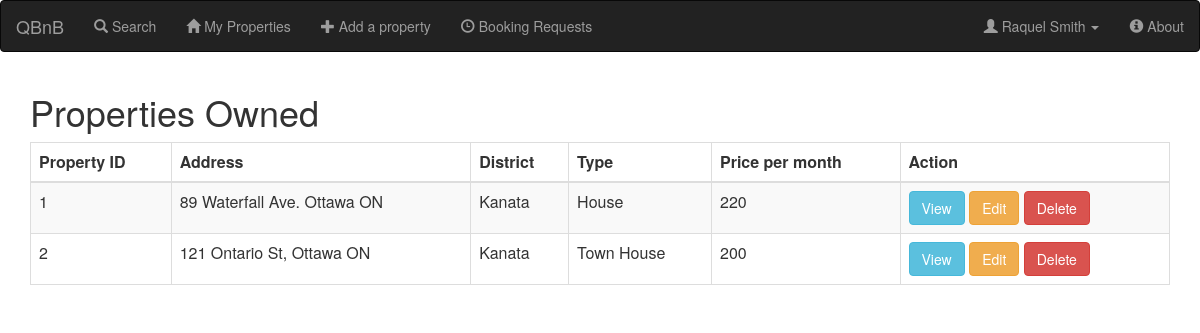
The page /user_properties.php (signed in) on the database its author committed.
### tables this page shows
CREATE TABLE IF NOT EXISTS `users` (
  `user_id` int(11) NOT NULL AUTO_INCREMENT,
  `FName` varchar(10) NOT NULL,
  `LName` varchar(10) NOT NULL,
  `gender` char(1) NOT NULL COMMENT 'F or M',
  `email` varchar(32) NOT NULL,
  `password` varchar(32) NOT NULL,
  `phone_no` char(10) NOT NULL,
  `grad_year` year(4) NOT NULL,
  `faculty_id` int(10) NOT NULL,
  `is_admin` tinyint(1) NOT NULL DEFAULT '0',
  `degree_type` varchar(5) NOT NULL,
  PRIMARY KEY (`user_id`),
  KEY `faculty_id_index` (`faculty_id`) USING BTREE
);

CREATE TABLE IF NOT EXISTS `properties` (
  `property_id` int(11) NOT NULL AUTO_INCREMENT,
  `supplier_id` int(11) NOT NULL,
  `address` varchar(100) NOT NULL,
  `district` varchar(20) NOT NULL,
  `type` varchar(20) NOT NULL,
  `price` float NOT NULL COMMENT 'Price per month',
  PRIMARY KEY (`property_id`),
  KEY `supplier_id_index` (`supplier_id`) USING BTREE,
  KEY `district` (`district`)
);

### user_properties.php (the view)
<?php
require_once 'header.php';
require_once 'navbar.php';
?>
<!DOCTYPE HTML>
<html>
<body>
    <?php
  	if( userLoggedIn() ) {
      $query = "SELECT property_id, address, district, type, price FROM properties where supplier_id=?";
      if($stmt = $con->prepare($query)){
  		$stmt->bind_Param("s", $_SESSION['user_id']);
          $stmt->execute();
          $result = $stmt->get_result();
          $num = $result->num_rows;;
          if($num == 0)
            echo '<h1 class="text-center">You do not own any properties!</h1>';
          else {
          ?>
          <div class="container">
          <h1>Properties Owned</h1>
          <table class="table table-bordered table-striped" >
          <thead>
          <tr>
  		  <th>Property ID</th>
            <th>Address</th>
            <th>District</th>
            <th>Type</th>
            <th>Price per month</th>
            <th>Action</th>
          </tr>
          </thead>
          <tbody>
          <?php
            while($row = $result->fetch_assoc()):
          ?>
          <tr>
  		  <td><?=$row['property_id']?></td>
            <td><?=$row['address'] ?></td>
            <td><?=$row['district']?></td>
            <td><?=$row['type']?></td>
            <td><?=$row['price']?></td>
            <td>
            <a type="button" class="btn btn-info" href="view_property.php?prop_id=<?=$row['property_id']?>">View</a>
            <a type="button" class="btn btn-warning" href="edit_property.php?property_id=<?=$row['property_id']?>">Edit</a>
            <a type="button" class="btn btn-danger" href="delete_property.php?property_id=<?=$row['property_id']?>">Delete</a>
            </td>
          </tr>
            <?php
            endwhile;
          }
        }
  	}
  	else {
  		header("Location: index.php");
  		die();
  	}
    ?>
        </tbody>
        </table>
        </div>
</body>
</html>

### navbar.php (shortened to what this page needs)
<?php
require_once 'header.php';
if( userLoggedIn() ){
    $query = "SELECT FName, LName FROM users WHERE user_id=?";
    $stmt = $con->prepare($query);
    $stmt->bind_Param("s", $_SESSION['user_id']);
    $stmt->execute();
    $result = $stmt->get_result();
    $row = $result->fetch_assoc();
}
?>
<!DOCTYPE HTML>
<html>
        <head></head>
        <body>
            <nav class="navbar navbar-inverse">
                <div class="container-fluid">
                    <div class="navbar-header">
                        <a class="navbar-brand" href="index.php">QBnB</a>
                    </div>
                    <?php
                    if(userLoggedIn()){
                    ?>
                        <ul class="nav navbar-nav">
                        <li><a href="search.php"><span class="glyphicon glyphicon-search"></span> Search</a></li>
                        <li><a href="user_properties.php"><span class="glyphicon glyphicon-home"></span> My Properties</a></li>
                        <li><a href="add_property.php"><span class="glyphicon glyphicon-plus"></span> Add a property</a></li>
                        <li><a href="booking_requests.php?user_id=<?= $_SESSION['user_id']?>"><span class="glyphicon glyphicon-time"></span> Booking Requests</a></li>
                        </ul>
                        <ul class="nav navbar-nav navbar-right">
                        <li class="dropdown">
                            <a class="dropdown-toggle" data-toggle="dropdown" href="#"><span class="glyphicon glyphicon-user"></span> <?= $row['FName'] . ' ' . $row['LName']?>
                            <span class="caret"></span></a>
                        </li>
                    <?php
                    }
                    else{
                        echo '<ul class="nav navbar-nav navbar-right">';
                    }
                    ?>
                    <li><a href="about.php"><span class="glyphicon glyphicon-info-sign"></span> About</a></li>
                    </ul>
                </div>
            </nav>
        </body>
    </html>
</html>

### rows shown on the page
users: FName "Raquel", LName "Smith"
properties: property_id "1", address "89 Waterfall Ave. Ottawa ON", district "Kanata", type "House", price "220"
properties: property_id "2", address "121 Ontario St, Ottawa ON", district "Kanata", type "Town House", price "200"
